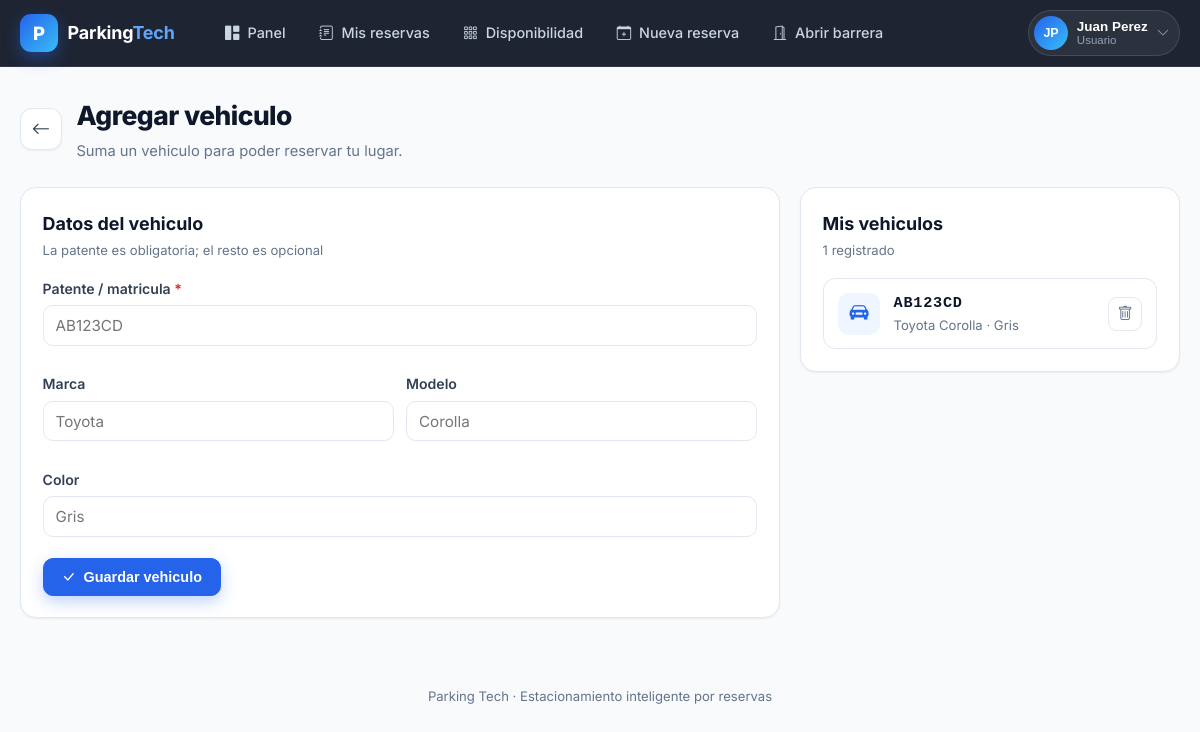
Page /vistas/nuevo_vehiculo.php (signed in) on the committed database.
### tables this page shows
CREATE TABLE `usuarios` (
  `id`         INT AUTO_INCREMENT PRIMARY KEY,
  `nombre`     VARCHAR(100) NOT NULL,
  `email`      VARCHAR(150) NOT NULL,
  `password`   VARCHAR(255) NOT NULL,
  `telefono`   VARCHAR(30)  DEFAULT NULL,
  `rol`        ENUM('usuario','admin') NOT NULL DEFAULT 'usuario',
  `creado_en`  DATETIME NOT NULL DEFAULT CURRENT_TIMESTAMP,
  UNIQUE KEY `uq_usuarios_email` (`email`)
);

CREATE TABLE `vehiculos` (
  `id`         INT AUTO_INCREMENT PRIMARY KEY,
  `usuario_id` INT NOT NULL,
  `matricula`  VARCHAR(15) NOT NULL,
  `marca`      VARCHAR(50) DEFAULT NULL,
  `modelo`     VARCHAR(50) DEFAULT NULL,
  `color`      VARCHAR(30) DEFAULT NULL,
  `creado_en`  DATETIME NOT NULL DEFAULT CURRENT_TIMESTAMP,
  UNIQUE KEY `uq_vehiculos_matricula` (`matricula`),
  KEY `idx_vehiculos_usuario` (`usuario_id`),
  CONSTRAINT `fk_vehiculos_usuario` FOREIGN KEY (`usuario_id`)
    REFERENCES `usuarios` (`id`) ON DELETE CASCADE
);

### includes/funciones.php (called while the page is built, shortened)
<?php
require_once __DIR__ . '/db.php';
function asset(string $ruta): string
{
    $ruta = ltrim($ruta, '/');
    $abs  = dirname(__DIR__) . '/' . $ruta;
    $v    = is_file($abs) ? (string) filemtime($abs) : '1';
    return raiz_web() . '/' . $ruta . '?v=' . $v;
}
function iniciales(string $nombre): string
{
    $partes = preg_split('/\s+/', trim($nombre)) ?: [];
    $ini    = strtoupper(substr($partes[0] ?? '', 0, 1) . substr($partes[1] ?? '', 0, 1));
    return $ini !== '' ? $ini : '?';
}

### includes/auth.php (called while the page is built, shortened)
<?php
require_once __DIR__ . '/funciones.php';
function usuario_actual(): ?array
{
    static $usuario = null;
    if ($usuario !== null && (int) $usuario['id'] === (int) $_SESSION['usuario_id']) {
        return $usuario;
    }
    $stmt = db()->prepare('SELECT id, nombre, email, telefono, rol FROM usuarios WHERE id = :id');
    $stmt->execute(['id' => $_SESSION['usuario_id']]);
    $usuario = $stmt->fetch() ?: null;
    return $usuario;
}
function requiere_login(): array
{
    $usuario = usuario_actual();
    return $usuario;
}
function es_admin(?array $usuario = null): bool
{
    $usuario = $usuario ?? usuario_actual();
    return ($usuario['rol'] ?? 'usuario') === 'admin';
}
function ruta_inicio(?array $usuario = null): string
{
    $usuario = $usuario ?? usuario_actual();
    return raiz_web() . (es_admin($usuario) ? '/vistas/admin.php' : '/vistas/dashboard.php');
}
function requiere_usuario(): array
{
    $usuario = requiere_login();
    return $usuario;
}
function raiz_web(): string
{
    $dir = str_replace('\\', '/', dirname($_SERVER['SCRIPT_NAME'] ?? '/'));
    return (string) preg_replace('#/(vistas|api)$#', '', $dir);
}

### includes/db.php (called while the page is built, shortened)
<?php
function db(): PDO
{
    static $pdo = null;
    if ($pdo instanceof PDO) {
        return $pdo;
    }
    $dsn = sprintf(
        'mysql:host=%s;port=%s;dbname=%s;charset=utf8mb4',
        DB_HOST,
        DB_PORT,
        DB_NAME
    );
    try {
        $pdo = new PDO($dsn, DB_USER, DB_PASS, [
            PDO::ATTR_ERRMODE            => PDO::ERRMODE_EXCEPTION,
            PDO::ATTR_DEFAULT_FETCH_MODE => PDO::FETCH_ASSOC,
            PDO::ATTR_EMULATE_PREPARES   => false,
        ]);
    } catch (PDOException $e) {
        http_response_code(500);
        header('Content-Type: application/json; charset=utf-8');
        echo json_encode([
            'ok'    => false,
            'error' => 'No se pudo conectar a la base de datos.',
        ]);
        exit;
    }
    return $pdo;
}

### vistas/nuevo_vehiculo.php (the view, shortened to what this page needs)
<?php
require_once __DIR__ . '/../includes/auth.php';
require_once __DIR__ . '/../includes/funciones.php';
$usuario = requiere_usuario();
$pdo     = db();
$datos = ['matricula' => '', 'marca' => '', 'modelo' => '', 'color' => ''];
$stmt = $pdo->prepare('SELECT * FROM vehiculos WHERE usuario_id = :uid ORDER BY id DESC');
$stmt->execute(['uid' => $usuario['id']]);
$vehiculos = $stmt->fetchAll();
$activo = '';
require __DIR__ . '/partials/header.php';
?>
<div class="page-head">
  <div class="page-head-main">
    <a class="back-link" href="<?= htmlspecialchars($raiz) ?>/vistas/dashboard.php" title="Volver al panel" aria-label="Volver">
      <i class="bi bi-arrow-left"></i>
    </a>
    <div>
      <h1 class="page-title">Agregar vehiculo</h1>
      <p class="page-sub">Suma un vehiculo para poder reservar tu lugar.</p>
    </div>
  </div>
</div>
<div class="tablero">
  <section class="card">
    <div class="card-head">
      <div>
        <h2>Datos del vehiculo</h2>
        <p class="card-sub">La patente es obligatoria; el resto es opcional</p>
      </div>
    </div>
    <form method="post" autocomplete="off">
      <label>Patente / matricula <span class="req">*</span>
        <input type="text" name="matricula" value="<?= htmlspecialchars($datos['matricula']) ?>"
               placeholder="AB123CD" maxlength="15" required autofocus
               style="text-transform:uppercase">
      </label>
      <div class="grid2">
        <label>Marca
          <input type="text" name="marca" value="<?= htmlspecialchars($datos['marca']) ?>" placeholder="Toyota">
        </label>
        <label>Modelo
          <input type="text" name="modelo" value="<?= htmlspecialchars($datos['modelo']) ?>" placeholder="Corolla">
        </label>
      </div>
      <label>Color
        <input type="text" name="color" value="<?= htmlspecialchars($datos['color']) ?>" placeholder="Gris">
      </label>
      <div class="form-actions">
        <button type="submit" class="btn primario">
          <i class="bi bi-check-lg"></i> Guardar vehiculo
        </button>
      </div>
    </form>
  </section>
  <section class="card">
    <div class="card-head">
      <div>
        <h2>Mis vehiculos</h2>
        <p class="card-sub"><?= count($vehiculos) ?> registrado<?= count($vehiculos) === 1 ? '' : 's' ?></p>
      </div>
    </div>
    <?php if (!$vehiculos): ?>
      <div class="empty">
        <i class="bi bi-car-front"></i>
        <p>Todavia no tenes vehiculos.</p>
      </div>
    <?php else: ?>
      <div class="vehicles">
        <?php foreach ($vehiculos as $v):
            $desc = trim(($v['marca'] ?? '') . ' ' . ($v['modelo'] ?? ''));
            if ($v['color']) {
                $desc = trim($desc . ' · ' . $v['color']);
            }
        ?>
          <div class="vehicle">
            <span class="vehicle-icon"><i class="bi bi-car-front-fill"></i></span>
            <div class="vehicle-info">
              <span class="plate"><?= htmlspecialchars($v['matricula']) ?></span>
              <span class="vehicle-desc"><?= $desc !== '' ? htmlspecialchars($desc) : 'Sin datos' ?></span>
            </div>
            <button type="button" class="vehicle-del"
                    data-eliminar-vehiculo="<?= (int) $v['id'] ?>"
                    data-matricula="<?= htmlspecialchars($v['matricula']) ?>"
                    title="Eliminar vehiculo" aria-label="Eliminar vehiculo">
              <i class="bi bi-trash"></i>
            </button>
          </div>
        <?php endforeach; ?>
      </div>
    <?php endif; ?>
  </section>
</div>
<?php
require __DIR__ . '/partials/footer.php';

### vistas/partials/header.php (shortened to what this page needs)
<?php
$activo = $activo ?? '';
$u      = usuario_actual();
$raiz   = raiz_web();
$nombre = $u['nombre'] ?? 'Usuario';
$rol    = $u['rol'] ?? 'usuario';
$avatar = iniciales($nombre);
?><!DOCTYPE html>
<html lang="es">
<head>
<link rel="stylesheet" href="https://cdn.jsdelivr.net/npm/bootstrap-icons@1.11.3/font/bootstrap-icons.min.css">
<link rel="stylesheet" href="<?= htmlspecialchars(asset('assets/css/estilos.css')) ?>">
</head>
<body>
<header class="site-header">
  <div class="header-inner">
    <a class="brand" href="<?= htmlspecialchars(ruta_inicio($u)) ?>">
      <span class="brand-mark">P</span>
      <span class="brand-name">Parking<span>Tech</span></span>
    </a>
    <nav class="main-nav">
      <?php if ($rol === 'admin'): ?>
      <a class="nav-link <?= $activo === 'admin' ? 'is-active' : '' ?>" href="<?= htmlspecialchars($raiz) ?>/vistas/admin.php">
        <i class="bi bi-shield-lock-fill"></i> Administracion
      </a>
      <?php else: ?>
      <a class="nav-link <?= $activo === 'panel' ? 'is-active' : '' ?>" href="<?= htmlspecialchars($raiz) ?>/vistas/dashboard.php">
        <i class="bi bi-grid-1x2-fill"></i> Panel
      </a>
      <a class="nav-link <?= $activo === 'reservas' ? 'is-active' : '' ?>" href="<?= htmlspecialchars($raiz) ?>/vistas/mis_reservas.php">
        <i class="bi bi-journal-text"></i> Mis reservas
      </a>
      <a class="nav-link <?= $activo === 'disponibilidad' ? 'is-active' : '' ?>" href="<?= htmlspecialchars($raiz) ?>/vistas/disponibilidad.php">
        <i class="bi bi-grid-3x3-gap"></i> Disponibilidad
      </a>
      <a class="nav-link <?= $activo === 'nueva' ? 'is-active' : '' ?>" href="<?= htmlspecialchars($raiz) ?>/vistas/nueva_reserva.php">
        <i class="bi bi-calendar-plus"></i> Nueva reserva
      </a>
      <a class="nav-link <?= $activo === 'barrera' ? 'is-active' : '' ?>" href="<?= htmlspecialchars($raiz) ?>/vistas/abrir_barrera.php">
        <i class="bi bi-door-open"></i> Abrir barrera
      </a>
      <?php endif; ?>
    </nav>
    <div class="user-menu">
      <button class="user-trigger" type="button">
        <span class="avatar"><?= htmlspecialchars($avatar) ?></span>
        <span class="user-meta">
          <strong><?= htmlspecialchars($nombre) ?></strong>
          <small><?= htmlspecialchars(ucfirst($rol)) ?></small>
        </span>
        <i class="bi bi-chevron-down chev"></i>
      </button>
    </div>
  </div>
</header>
<main class="wrap">

### rows in the picture
usuarios: nombre "JP", nombre "Juan Perez", rol "Usuario"
vehiculos: matricula "AB123CD", desc "Toyota Corolla · Gris"

### other values in the picture
count($vehiculos) "1"
